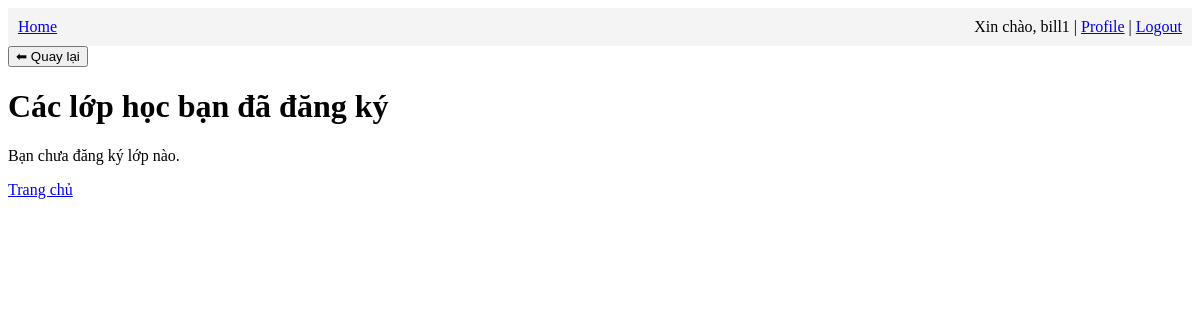
/user/user_class (signed in), run on an earlier commit of the app's database.
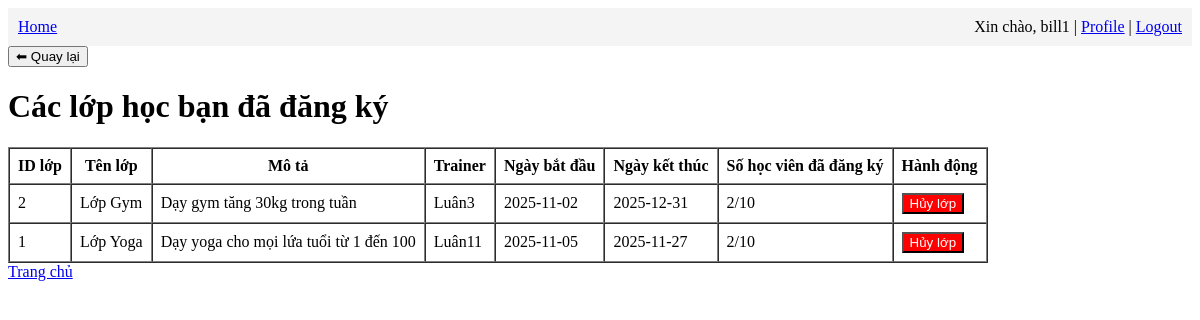
And on a later commit of the database.
### app/models.py (models this page shows)
class Class(db.Model):
    id = db.Column(db.Integer, primary_key=True)
    name = db.Column(db.String(128), nullable=False)
    description = db.Column(db.Text)
    trainer_name = db.Column(db.String(128))
    start_date = db.Column(db.Date)
    end_date = db.Column(db.Date)

### app/user/routes.py (the view)
@bp.route('/user_class')
@login_required
def user_class():
    registered = (
        db.session.query(Class)
        .join(UserClass)
        .filter(UserClass.user_id == current_user.id)
        .all()
    )
    class_data = []
    for c in registered:
        count = UserClass.query.filter_by(class_id=c.id).count()
        class_data.append({
            "class": c,
            "count": count
        })
    return render_template('user/user_class.html', classes=class_data)

### app/models.py (called while the page is built)
@login.user_loader
def load_user(id):
    return db.session.get(User, int(id))

### app/user/templates/user/user_class.html (shortened to what this page needs)
{% extends "base.html" %}
{% block content %}
<h1>Các lớp học bạn đã đăng ký</h1>
{% if classes %}
<table border="1" cellpadding="8" cellspacing="0">
    <tr>
        <th>ID lớp</th>
        <th>Tên lớp</th>
        <th>Mô tả</th>
        <th>Trainer</th>
        <th>Ngày bắt đầu</th>
        <th>Ngày kết thúc</th>
        <th>Số học viên đã đăng ký</th>
        <th>Hành động</th>
    </tr>
    {% for item in classes %}
    <tr>
        <td>{{ item.class.id }}</td>
        <td>{{ item.class.name }}</td>
        <td>{{ item.class.description }}</td>
        <td>{{ item.class.trainer_name }}</td>
        <td>{{ item.class.start_date }}</td>
        <td>{{ item.class.end_date }}</td>
        <td>{{ item.count }}/10</td>
        <td>
            <form method="POST" action="{{ url_for('user.cancel_class', class_id=item.class.id) }}">
                <button style="background:red; color:white;">Hủy lớp</button>
            </form>
        </td>
    </tr>
    {% endfor %}
</table>
{% else %}
    <p>Bạn chưa đăng ký lớp nào.</p>
{% endif %}
<a href="{{ url_for('user.dashboard') }}">Trang chủ</a>
{% endblock %}

What changed in the data, as far as the page shows it:
added Class: class.id "2", class.name "Lớp Gym", class.description "Dạy gym tăng 30kg trong tuần", class.trainer_name "Luân3", class.start_date "2025-11-02", class.end_date "2025-12-31"
added Class: class.id "1", class.name "Lớp Yoga", class.description "Dạy yoga cho mọi lứa tuổi từ 1 đến 100", class.trainer_name "Luân11", class.start_date "2025-11-05", class.end_date "2025-11-27"
Also different on the page:
text no longer shown: "Bạn chưa đăng ký lớp nào."
text now shown: "ID lớp Tên lớp Mô tả Trainer Ngày bắt đầu Ngày kết thúc Số học viên đã đăng ký Hành động"
new list line: "2 /10 Hủy lớp"
